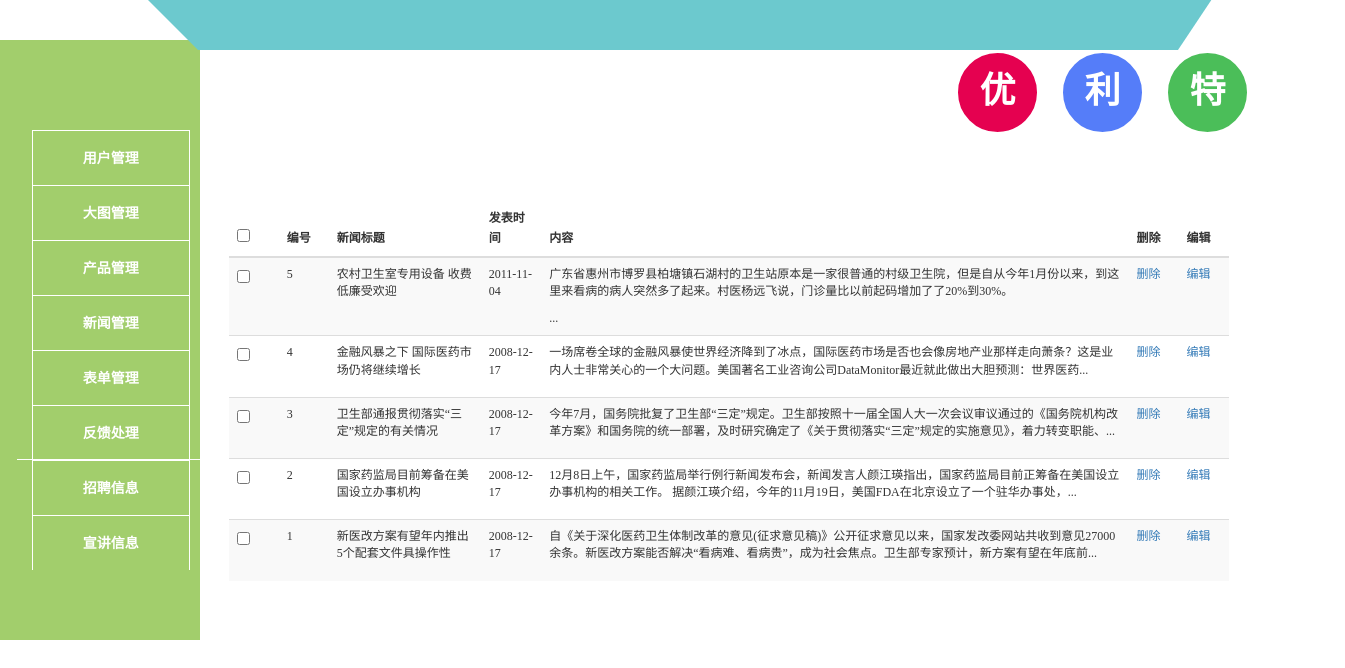
Page /Admin/manage.php on the committed database.
### tables this page shows
CREATE TABLE IF NOT EXISTS `new3` (
  `id` int(11) NOT NULL,
  `title` varchar(100) NOT NULL,
  `dates` date NOT NULL,
  `content` text NOT NULL,
  `click` int(11) NOT NULL
);

### Admin/manage.php (the view, shortened to what this page needs)
<!DOCTYPE html>
<html lang="zh-CN">
<head>
	<link rel="stylesheet" type="text/css" href="styles/bootstrap.min.css" />
	<link rel="stylesheet" type="text/css" href="styles/manage.css" />
<body>
			<table id="table1" class="table table-striped">
				<thead>
					<tr>
						<th><input type="checkbox" /></th>
						<th>编号</th>
						<th class="wtdfirst">新闻标题</th>
						<th>发表时间</th>
						<th>内容</th>
						<th>删除</th>
						<th>编辑</th>
					</tr>
				</thead>
				<tbody>
<?php
	$sql = "SELECT * FROM `new3`";
	$query = mysql_query($sql);
	while($rs = mysql_fetch_array($query)){
?>
					<tr>
						<td><input type="checkbox" /></td>
						<td><?php echo $rs['id'] ?></td>
						<td><?php echo $rs['title'] ?></td>
						<td><?php echo $rs['dates'] ?></td>
						<td><?php echo iconv_substr($rs['content'],0,100) ?>...</td>
						<td><a href="newsdel.php?del=<?php echo $rs['id'] ?>" class="del">删除</a></td>
						<td><a href="newsview.php?del=<?php echo $rs['id'] ?>" >编辑</a></td>
					</tr>
<?php
}
?>
				</tbody>
			</table>
</body>
</head>
</html>

### Admin/styles/manage.css (style rules this page uses)
* { padding: 0; margin: 0; }
body { font-size: 12px; color: #333; font-family: 宋体; }
ul { list-style-type: none; }
a { text-decoration: none; }
input { margin:0; padding: 0; vertical-align: m }
#companyname { width: 1200px; position: relative; top: -50px; z-index: 11; }
#companyname .comname { position: absolute; top: 5px; left: 130px; height: 60px; z-index: 12; }
#companyname .combg2 { position: absolute; top: 40px; left: 65px; z-index: 11; }
#companyname .c1 { color: #fff; font-family: 微软雅黑; }
#companyname .c3 { height: 0; width: 1080px; border-top: 60px solid #6CC9CE; border-left: 60px solid transparent; border-right: 40px solid transparent; }
.leftbar { position: absolute; top: 40px; left: 0; z-index: 9; width: 200px; height: 600px; background: #A2CE6C; overflow: hidden; }
.leftbar ul { margin-top: 90px; height: 330px; border-bottom: 1px solid #fff; }
.leftbar ul li { float: left; line-height: 40px; }
.leftbar ul li a { display: block; width: 158px; border: 1px solid #fff; font-size: 14px; border-bottom: none; height: 55px; line-height: 55px; color: #fff; font-weight: bold; text-align: center; }
.topbar { position: absolute; top: 50px; left: 950px; z-index: 11; }
.topbar ul { width: 400px; }
.topbar ul li { float: left; margin-left: 20px; }
.topbar ul li a { width: 85px; height: 85px; background: #E50150; font-size: 36px; border: 3px solid white; border-radius: 45px; color: #fff; line-height: 65px; text-align: center; font-weight: bold; }
.topbar ul li a.resume { background: #557DF9; }
.topbar ul li a.myaccount { background: #4BBE59; }
#table1 { position: absolute; top: 200px; left: 17%; width: 1000px; overflow: hidden; }
#table1 tr th { height: 20px; line-height: 20px; min-width: 50px; }

### rows in the picture
new3: id "5", title "农村卫生室专用设备 收费低廉受欢迎", dates "2011-11-04", content "广东省惠州市博罗县柏塘镇石湖村的卫生站原本是一家很普通的村级卫生院，但是自从今年1月份以来，到这里来看病的病人突然多了起来。村医杨远飞说，门诊量比以前起码增加了了20%到30%。"
new3: id "4", title "金融风暴之下 国际医药市场仍将继续增长", dates "2008-12-17", content "一场席卷全球的金融风暴使世界经济降到了冰点，国际医药市场是否也会像房地产业那样走向萧条？这是业内人士非常关心的一个大问题。美国著名工业咨询公司DataMonitor最近就此做出大胆预测：世界医药"
new3: id "3", title "卫生部通报贯彻落实“三定”规定的有关情况", dates "2008-12-17", content "今年7月，国务院批复了卫生部“三定”规定。卫生部按照十一届全国人大一次会议审议通过的《国务院机构改革方案》和国务院的统一部署，及时研究确定了《关于贯彻落实“三定”规定的实施意见》，着力转变职能、"
new3: id "2", title "国家药监局目前筹备在美国设立办事机构", dates "2008-12-17", content "12月8日上午，国家药监局举行例行新闻发布会，新闻发言人颜江瑛指出，国家药监局目前正筹备在美国设立办事机构的相关工作。 据颜江瑛介绍，今年的11月19日，美国FDA在北京设立了一个驻华办事处，"
new3: id "1", title "新医改方案有望年内推出 5个配套文件具操作性", dates "2008-12-17", content "自《关于深化医药卫生体制改革的意见(征求意见稿)》公开征求意见以来，国家发改委网站共收到意见27000余条。新医改方案能否解决“看病难、看病贵”，成为社会焦点。卫生部专家预计，新方案有望在年底前"
